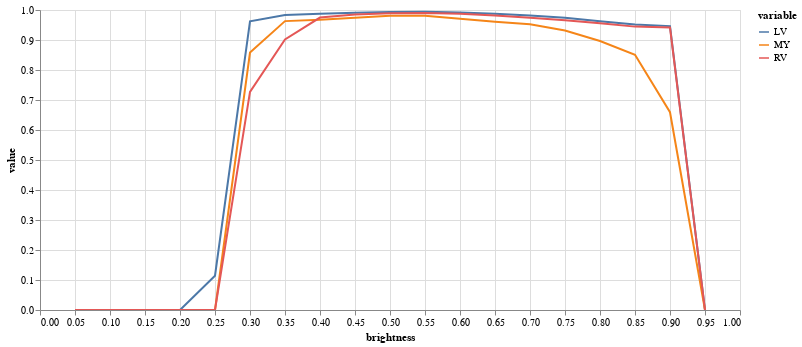

The notebook cell saved with this chart:
### Code cell
(alt
 .Chart(results.melt(id_vars=['brightness'],value_vars=['LV','MY','RV']))
 .mark_line()
 .encode(
     x="brightness",
     y="value",
     color="variable",
     tooltip="value"
 )
 .properties(width=700,height=300)
 .interactive()
)

### Figure 1 — Vega-Lite specification as saved in the notebook (floating-point values rounded to 4 significant figures)
{"config": {"view": {"continuousWidth": 400, "continuousHeight": 300}}, "data": {"name": "data-c9d57089c2a59570fe8ca25f700e659e"}, "mark": "line", "encoding": {"color": {"type": "nominal", "field": "variable"}, "tooltip": {"type": "quantitative", "field": "value"}, "x": {"type": "quantitative", "field": "brightness"}, "y": {"type": "quantitative", "field": "value"}}, "height": 300, "selection": {"selector004": {"type": "interval", "bind": "scales", "encodings": ["x", "y"]}}, "width": 700, "$schema": "https://vega.github.io/schema/vega-lite/v4.8.1.json", "datasets": {"data-c9d57089c2a59570fe8ca25f700e659e": [{"brightness": 0.05, "variable": "LV", "value": 0.0}, {"brightness": 0.1, "variable": "LV", "value": 0.0}, {"brightness": 0.15, "variable": "LV", "value": 0.0}, {"brightness": 0.2, "variable": "LV", "value": 0.0}, {"brightness": 0.25, "variable": "LV", "value": 0.1144}, {"brightness": 0.3, "variable": "LV", "value": 0.9622}, {"brightness": 0.35, "variable": "LV", "value": 0.9835}, {"brightness": 0.4, "variable": "LV", "value": 0.9876}, {"brightness": 0.45, "variable": "LV", "value": 0.991}, {"brightness": 0.5, "variable": "LV", "value": 0.9933}, {"brightness": 0.55, "variable": "LV", "value": 0.9944}, {"brightness": 0.6, "variable": "LV", "value": 0.9916}, {"brightness": 0.65, "variable": "LV", "value": 0.9872}, {"brightness": 0.7, "variable": "LV", "value": 0.9813}, {"brightness": 0.75, "variable": "LV", "value": 0.9743}, {"brightness": 0.8, "variable": "LV", "value": 0.9622}, {"brightness": 0.85, "variable": "LV", "value": 0.9519}, {"brightness": 0.9, "variable": "LV", "value": 0.9463}, {"brightness": 0.95, "variable": "LV", "value": 0.0}, {"brightness": 0.05, "variable": "MY", "value": 0.0}, {"brightness": 0.1, "variable": "MY", "value": 0.0}, {"brightness": 0.15, "variable": "MY", "value": 0.0}, {"brightness": 0.2, "variable": "MY", "value": 0.0}, {"brightness": 0.25, "variable": "MY", "value": 0.0}, {"brightness": 0.3, "variable": "MY", "value": 0.8583}, {"brightness": 0.35, "variable": "MY", "value": 0.963}, {"brightness": 0.4, "variable": "MY", "value": 0.9679}, {"brightness": 0.45, "variable": "MY", "value": 0.974}, {"brightness": 0.5, "variable": "MY", "value": 0.9807}, {"brightness": 0.55, "variable": "MY", "value": 0.9805}, {"brightness": 0.6, "variable": "MY", "value": 0.9712}, {"brightness": 0.65, "variable": "MY", "value": 0.9611}, {"brightness": 0.7, "variable": "MY", "value": 0.9528}, {"brightness": 0.75, "variable": "MY", "value": 0.9314}, {"brightness": 0.8, "variable": "MY", "value": 0.8966}, {"brightness": 0.85, "variable": "MY", "value": 0.8509}, {"brightness": 0.9, "variable": "MY", "value": 0.6593}, {"brightness": 0.95, "variable": "MY", "value": 0.0}, {"brightness": 0.05, "variable": "RV", "value": 0.0}, {"brightness": 0.1, "variable": "RV", "value": 0.0}, {"brightness": 0.15, "variable": "RV", "value": 0.0}, {"brightness": 0.2, "variable": "RV", "value": 0.0}, {"brightness": 0.25, "variable": "RV", "value": 0.0}, {"brightness": 0.3, "variable": "RV", "value": 0.727}, {"brightness": 0.35, "variable": "RV", "value": 0.9017}, {"brightness": 0.4, "variable": "RV", "value": 0.9747}, {"brightness": 0.45, "variable": "RV", "value": 0.9846}, {"brightness": 0.5, "variable": "RV", "value": 0.989}, {"brightness": 0.55, "variable": "RV", "value": 0.9898}, {"brightness": 0.6, "variable": "RV", "value": 0.9878}, {"brightness": 0.65, "variable": "RV", "value": 0.9813}, {"brightness": 0.7, "variable": "RV", "value": 0.9738}, {"brightness": 0.75, "variable": "RV", "value": 0.9659}, {"brightness": 0.8, "variable": "RV", "value": 0.9554}, {"brightness": 0.85, "variable": "RV", "value": 0.9446}, {"brightness": 0.9, "variable": "RV", "value": 0.9415}, {"brightness": 0.95, "variable": "RV", "value": 0.0}]}}
